Frame 1 (no input): blank canvas, image omitted
Frame 60 (the mouse pressed at the canvas centre just before this capture): blank canvas, image omitted
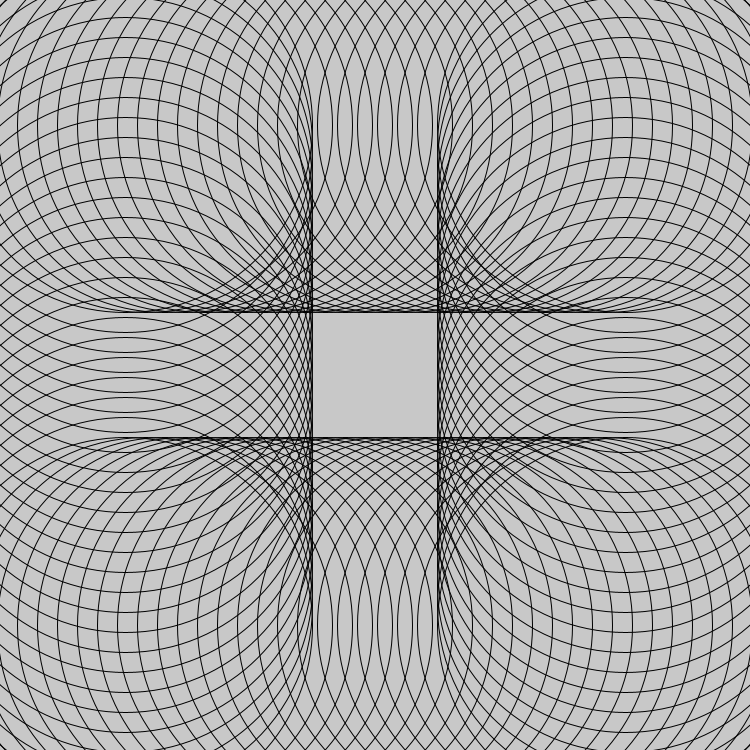
Frame 120 (the mouse held since frame 60 and released just before this capture)

The Processing sketch whose frames 1 and 60 were blank and that drew this single picture after the mouse press (run headless with seeded random() and noise(); from frame 60 on, the mouse is pressed at the canvas centre):

// Processing sketch: processing_131683
// ── processing_131683.pde

int timesH = 25; //changes the number of columns of circles
int timesV = 25; //changes the number of rows of circles

int move = 20; //changes amount of space between each circle

int x = 0; //changes the central x location of pattern
int y = 0; // changes the central y location of pattern



void setup()
{
  background(200);
  size(750,750);
  ellipseMode(CENTER);
  noFill();
  x = (width/2)-((timesH*move)/2);
  y = (height/2)+((timesV*move)/2);
}

void keyPressed()
{
  if (key == 'z') // increases space between circles
  {
  move = move+1;
   x = (width/2)-((timesH*move)/2);
  y = (height/2)+((timesV*move)/2);
  }
   if (key == 'x') // decreases space between circles
  {
  move = move-1;
   x = (width/2)-((timesH*move)/2);
  y = (height/2)+((timesV*move)/2);
  }
  if (key == CODED)
  {
    if (keyCode == DOWN) // decreases number of rows
    {
      timesV = timesV-1;
     x = (width/2)-((timesH*move)/2);
  y = (height/2)+((timesV*move)/2);
    }
    else if (keyCode == UP) //increases number of rows
    {
      timesV = timesV+1;
           x = (width/2)-((timesH*move)/2);
  y = (height/2)+((timesV*move)/2);
    }
    else if (keyCode == LEFT) //decreases number of columns
    {
      timesH = timesH-1;
          x = (width/2)-((timesH*move)/2);
  y = (height/2)+((timesV*move)/2);
    }
    else if (keyCode == RIGHT) //increases number of columns
    {
      timesH = timesH+1;
          x = (width/2)-((timesH*move)/2);
  y = (height/2)+((timesV*move)/2);
    }
  }
}

void draw()
{
  background(200);
  for(int i=0;i<timesH;i++)
  {
    x = x+move;
    ellipse(x,y,mouseX,mouseY);  
  }
  
  for(int i=0;i<timesV;i++)
  {
    y = y-move;
    ellipse(x,y,mouseX,mouseY);  
  }
   
  for(int i=0;i<timesH;i++)
  {
    x = x-move;
    ellipse(x,y,mouseX,mouseY);  
  }
   
 for(int i=0;i<timesV;i++)
  {
    y = y+move;
    ellipse(x,y,mouseX,mouseY);  
  }
   
}
